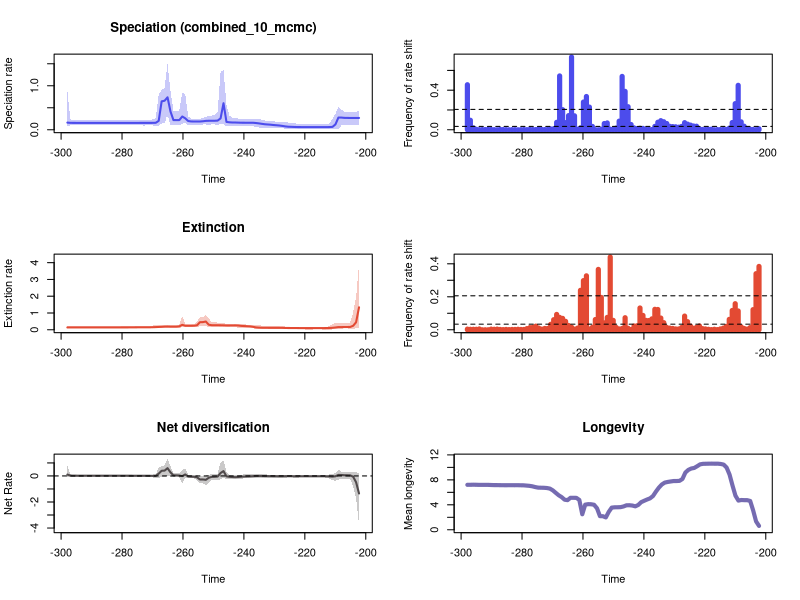

Write the R code that produced this figure.


pdf(file='C:/Users/SimoesLabAdmin/Documents/BDNN_Arielli/updated_occurrence_analyses/model_2_and_5/200_its/synapsida_200/RTT_plots.pdf',width=10, height=15)
par(mfrow=c(3,2))
library(scales)

time=c(-202.21563562, -203.18251686000002,-204.14939809999998,-205.11627934,-206.08316057999997,-207.05004182,-208.01692306,-208.98380429999997,-209.95068554,-210.91756678000002,-211.88444801999998,-212.85132926,-213.81821050000002,-214.78509173999998,-215.75197298,-216.71885421999997,-217.68573546,-218.6526167,-219.61949793999997,-220.58637918,-221.55326042000002,-222.52014165999998,-223.4870229,-224.45390414000002,-225.42078537999998,-226.38766662,-227.35454786000003,-228.3214291,-229.28831034,-230.25519157999997,-231.22207282,-232.18895406000001,-233.15583529999998,-234.12271654,-235.08959778000002,-236.05647901999998,-237.02336026,-237.99024150000002,-238.95712274,-239.92400398,-240.89088521999997,-241.85776646,-242.8246477,-243.79152893999998,-244.75841018,-245.72529142000002,-246.69217265999998,-247.6590539,-248.62593514000002,-249.59281638,-250.55969762,-251.52657885999997,-252.4934601,-253.46034134,-254.42722257999998,-255.39410382,-256.36098505999996,-257.3278663,-258.29474754,-259.26162878,-260.22851002,-261.19539126,-262.1622725,-263.12915374,-264.09603498,-265.06291622,-266.02979746,-266.99667869999996,-267.96355994,-268.93044118,-269.89732242,-270.86420366,-271.8310849,-272.79796613999997,-273.76484738,-274.73172862,-275.69860986,-276.6654911,-277.63237233999996,-278.59925358,-279.56613482,-280.53301606,-281.4998973,-282.46677854,-283.43365977999997,-284.40054102,-285.36742226,-286.33430350000003,-287.30118474,-288.26806598,-289.23494722,-290.20182846,-291.1687097,-292.13559094,-293.10247218,-294.06935341999997,-295.03623466,-296.0031159,-296.96999714000003,-297.93687838)
rate=c(0.2687860491136485, 0.2684323194175442,0.26831225288891625,0.26831225288891625,0.2693877319978879,0.27060781356838437,0.27734903539518063,0.27706514151055944,0.12301079380835808,0.0660837057749546,0.06171581958205036,0.06056209878409757,0.06052678445837355,0.06051009231706689,0.06049582978082324,0.06042377286107546,0.06042377286107546,0.06056209878409757,0.06086635395258553,0.06112740854548153,0.061242433883847425,0.061753960501063555,0.06390780615881478,0.06681007705186229,0.06905740747896846,0.07626714641384987,0.08704264561480567,0.09653972487222391,0.10235878702473762,0.10757829167114918,0.11551203839038479,0.12047820435342835,0.1254411944949209,0.135141335660355,0.14510005602641785,0.15339380206185593,0.15933765422354074,0.15954622702190435,0.1596542405427141,0.15974061350104563,0.16026884499780025,0.16227788547313413,0.16502458029230455,0.16542521905980268,0.1696714984385542,0.17869059795680242,0.6036298731510128,0.25874484639123013,0.2085075253143252,0.20486519281346077,0.20475056627168348,0.20430055409588888,0.20204268711886048,0.19332369155538326,0.1879502170319544,0.1879502170319544,0.1879502170319544,0.18923753730867304,0.19889591241830995,0.2608029916395066,0.3014864902192229,0.22035390277681152,0.22021707079144792,0.22068842681788325,0.415009761390976,0.7376008987303375,0.6602432196787396,0.6457504107591643,0.20198277927928882,0.1588030566411858,0.15717994897591925,0.15697143236504343,0.1569302496765102,0.15689099624859154,0.1568839022070621,0.15655051459081276,0.15644440802733572,0.15638457485394242,0.15610208457411165,0.15610208457411165,0.15607100732879975,0.15607100732879975,0.15603005417669344,0.15603005417669344,0.15593527001491692,0.15603005417669344,0.15603005417669344,0.15603005417669344,0.15607100732879975,0.15638457485394242,0.15638457485394242,0.15638457485394242,0.15644440802733572,0.15651882370363512,0.15655051459081276,0.1566138011698249,0.1566138011698249,0.1568866168432867,0.1574958996307537,0.16276694912505074)
minHPD=c(0.0992844221304142, 0.0975615583099531,0.0975615583099531,0.10057404702742104,0.10057404702742104,0.0975615583099531,0.0975615583099531,0.012605897604955901,0.011263108198004803,0.011451070382537513,0.011451070382537513,0.01554198756901734,0.01554198756901734,0.01744010013585533,0.01839767971967194,0.01839767971967194,0.01839767971967194,0.019295627892272304,0.019902347059542806,0.017916556702126208,0.019902347059542806,0.017916556702126208,0.019902347059542806,0.01839767971967194,0.019902347059542806,0.023725177454830805,0.032025204453669916,0.03309812089981593,0.03757726056144107,0.03944214953269,0.03861094551351633,0.039755485672068984,0.03944214953269,0.04213258444229106,0.05082326688374917,0.06059152744494904,0.0839882954211647,0.0839882954211647,0.0839882954211647,0.0841350698904608,0.08449765714116804,0.08540548205158607,0.08449765714116804,0.08795038417119556,0.0839882954211647,0.0801725954615504,0.12058961477097924,0.1325581258575156,0.11369270475704515,0.12057440238920118,0.12057440238920118,0.11576098664649735,0.12057440238920118,0.120094122907171,0.11501807036540615,0.11501807036540615,0.11501807036540615,0.11501807036540615,0.10570277322536684,0.15805490149787338,0.14072272596169655,0.09950275070971716,0.10013328373874582,0.0980097430029941,0.10052181752497823,0.35260414072918855,0.14309980110170104,0.14309980110170104,0.09487159365711796,0.08409395307180252,0.09856389699940697,0.09719848897500981,0.1000909145007293,0.09639680026626568,0.09856389699940697,0.1000909145007293,0.10174125140870105,0.1038735396104209,0.10554431638332482,0.10554431638332482,0.10554431638332482,0.10554431638332482,0.10554431638332482,0.10554431638332482,0.10554431638332482,0.10554431638332482,0.10554431638332482,0.10554431638332482,0.10554431638332482,0.10660753855850547,0.10660753855850547,0.10660753855850547,0.10660753855850547,0.10556595592767015,0.10556595592767015,0.10556595592767015,0.10453554985043398,0.10556595592767015,0.09890197614965333,0.08409395307180252)
maxHPD=c(0.42319199234912963, 0.41115477583140525,0.41115477583140525,0.41140998123936096,0.41140998123936096,0.4152534465253595,0.45349287713451575,0.5239499795348549,0.3583580820167121,0.2548693103921549,0.14358816817259554,0.13712321371413877,0.13606298885652554,0.1377252836850487,0.1377252836850487,0.1377252836850487,0.1377252836850487,0.1384750291540618,0.13959742702649103,0.13743436133843584,0.13959742702649103,0.13959742702649103,0.14577765168888895,0.153577059857705,0.16450999182035386,0.17277872022441376,0.18055392318270735,0.18378940747162262,0.18784343727658903,0.18834345338337155,0.19109574971895996,0.19650960251723212,0.21020465394980897,0.22978805234967475,0.2484928159332873,0.25186943266360007,0.25361807358578353,0.25361807358578353,0.25361807358578353,0.25186943266360007,0.2519433004273863,0.2564056677127268,0.25959853566875246,0.26674106232648626,0.3253966721802296,0.5676112601533241,1.3637206713588401,1.3115178466653101,0.4102721172802104,0.33913007699344627,0.32200594836098984,0.3134037142583643,0.29605421402553245,0.26158630681147826,0.25083260931115603,0.25083260931115603,0.25083260931115603,0.2531784678005521,0.3047755842033251,0.8148624471812539,0.8494121680446509,0.4378342535326911,0.437392059369498,0.4378342535326911,0.8807226770964113,1.5029122423736698,0.9515701085707341,0.9060756591528046,0.8035253212579779,0.26020818379886435,0.23541015298858606,0.22859715761299212,0.22781372502191838,0.22223163741104396,0.2232745112436568,0.22169582111086897,0.22223163741104396,0.22223163741104396,0.22223163741104396,0.2221328271450131,0.22114443690108457,0.22114443690108457,0.22114443690108457,0.22114443690108457,0.22114443690108457,0.22114443690108457,0.22114443690108457,0.22114443690108457,0.22114443690108457,0.22223163741104396,0.22223163741104396,0.22223163741104396,0.22223163741104396,0.2221328271450131,0.2221328271450131,0.22223163741104396,0.22223163741104396,0.2270246570774322,0.23541015298858606,0.8899309981981475)
remove_na = !is.na(rate)
time = time[remove_na]
plot(time,time,type = 'n', ylim = c(0, 1.653203466611037), xlim = c(-298.420319,-201.732195), ylab = 'Speciation rate', xlab = 'Time',main='Speciation (combined_10_mcmc)' )
polygon(c(time, rev(time)), c(maxHPD[remove_na], rev(minHPD[remove_na])), col = alpha('#4c4cec',0.3), border = NA)
lines(time,rate[remove_na], col = '#4c4cec', lwd=2)
mids=c(-202.22051885858585, -203.19716657575756,-204.17381429292928,-205.150462010101,-206.1271097272727,-207.10375744444443,-208.08040516161614,-209.05705287878786,-210.0337005959596,-211.01034831313132,-211.98699603030303,-212.96364374747475,-213.94029146464646,-214.91693918181818,-215.8935868989899,-216.8702346161616,-217.84688233333333,-218.82353005050504,-219.80017776767676,-220.77682548484847,-221.7534732020202,-222.7301209191919,-223.70676863636365,-224.68341635353536,-225.66006407070708,-226.6367117878788,-227.6133595050505,-228.59000722222223,-229.56665493939394,-230.54330265656566,-231.51995037373737,-232.4965980909091,-233.4732458080808,-234.44989352525252,-235.42654124242424,-236.40318895959595,-237.37983667676767,-238.35648439393938,-239.3331321111111,-240.3097798282828,-241.28642754545453,-242.26307526262624,-243.239722979798,-244.2163706969697,-245.19301841414142,-246.16966613131314,-247.14631384848485,-248.12296156565657,-249.09960928282828,-250.076257,-251.0529047171717,-252.02955243434343,-253.00620015151515,-253.9828478686869,-254.9594955858586,-255.93614330303032,-256.912791020202,-257.8894387373738,-258.86608645454544,-259.8427341717172,-260.81938188888887,-261.79602960606064,-262.7726773232323,-263.7493250404041,-264.72597275757573,-265.7026204747475,-266.67926819191916,-267.65591590909094,-268.6325636262626,-269.60921134343437,-270.585859060606,-271.5625067777778,-272.53915449494946,-273.51580221212123,-274.4924499292929,-275.46909764646466,-276.4457453636363,-277.4223930808081,-278.39904079797975,-279.3756885151515,-280.3523362323232,-281.32898394949495,-282.3056316666666,-283.2822793838384,-284.25892710101016,-285.2355748181818,-286.2122225353536,-287.18887025252525,-288.165517969697,-289.1421656868687,-290.11881340404045,-291.0954611212121,-292.0721088383839,-293.04875655555554,-294.0254042727273,-295.002051989899,-295.97869970707075,-296.9553474242424,-297.9319951414142)
counts=c(0.01, 0.001,0.003,0.006,0.011,0.036,0.08,0.449,0.264,0.073,0.016,0.003,0.003,0.002,0.002,0.0,0.006,0.005,0.003,0.003,0.009,0.036,0.038,0.047,0.057,0.072,0.034,0.026,0.03,0.032,0.035,0.063,0.081,0.092,0.076,0.034,0.002,0.004,0.005,0.014,0.015,0.012,0.019,0.053,0.233,0.388,0.539,0.087,0.017,0.005,0.006,0.069,0.063,0.005,0.0,0.001,0.034,0.229,0.336,0.28,0.019,0.005,0.141,0.735,0.143,0.072,0.203,0.544,0.075,0.01,0.008,0.003,0.002,0.003,0.007,0.002,0.002,0.004,0.001,0.002,0.001,0.0,0.001,0.001,0.0,0.001,0.002,0.004,0.0,0.001,0.003,0.004,0.002,0.002,0.001,0.005,0.019,0.096,0.455)
plot(mids,counts,type = 'h', xlim = c(-298.420319,-201.732195), ylim=c(0,0.735), ylab = 'Frequency of rate shift', xlab = 'Time',lwd=5,col='#4c4cec')
bf2 = 0.03391681721298597
bf6 = 0.2059784636689535
abline(h=bf2, lty=2)
abline(h=bf6, lty=2)

time=c(-202.21563562, -203.18251686000002,-204.14939809999998,-205.11627934,-206.08316057999997,-207.05004182,-208.01692306,-208.98380429999997,-209.95068554,-210.91756678000002,-211.88444801999998,-212.85132926,-213.81821050000002,-214.78509173999998,-215.75197298,-216.71885421999997,-217.68573546,-218.6526167,-219.61949793999997,-220.58637918,-221.55326042000002,-222.52014165999998,-223.4870229,-224.45390414000002,-225.42078537999998,-226.38766662,-227.35454786000003,-228.3214291,-229.28831034,-230.25519157999997,-231.22207282,-232.18895406000001,-233.15583529999998,-234.12271654,-235.08959778000002,-236.05647901999998,-237.02336026,-237.99024150000002,-238.95712274,-239.92400398,-240.89088521999997,-241.85776646,-242.8246477,-243.79152893999998,-244.75841018,-245.72529142000002,-246.69217265999998,-247.6590539,-248.62593514000002,-249.59281638,-250.55969762,-251.52657885999997,-252.4934601,-253.46034134,-254.42722257999998,-255.39410382,-256.36098505999996,-257.3278663,-258.29474754,-259.26162878,-260.22851002,-261.19539126,-262.1622725,-263.12915374,-264.09603498,-265.06291622,-266.02979746,-266.99667869999996,-267.96355994,-268.93044118,-269.89732242,-270.86420366,-271.8310849,-272.79796613999997,-273.76484738,-274.73172862,-275.69860986,-276.6654911,-277.63237233999996,-278.59925358,-279.56613482,-280.53301606,-281.4998973,-282.46677854,-283.43365977999997,-284.40054102,-285.36742226,-286.33430350000003,-287.30118474,-288.26806598,-289.23494722,-290.20182846,-291.1687097,-292.13559094,-293.10247218,-294.06935341999997,-295.03623466,-296.0031159,-296.96999714000003,-297.93687838)
rate=c(1.3388401402117045, 0.4462862079862362,0.23722945270710805,0.16840988514096572,0.16346935693495157,0.16187340918723322,0.16009549119106975,0.1599951735526629,0.1361818101215231,0.11686321401381816,0.1070785096503242,0.10266449829471441,0.10050195655251573,0.09973638796941665,0.09967257299857205,0.0996977483257723,0.0996977483257723,0.09973638796941665,0.0996977483257723,0.09973638796941665,0.10024683299725475,0.10231799749663505,0.10392651623433835,0.10424490785135464,0.10550511246848315,0.10771905100356508,0.11433078956644237,0.11686321401381816,0.11709771109600989,0.11709771109600989,0.11758277584254627,0.11812657728297271,0.11899638072115525,0.12111493087111425,0.12810146027834052,0.14134673446319793,0.17598453037485057,0.2026557779372269,0.2115515225648894,0.2214846644258056,0.23130363007354549,0.25355143806729274,0.2610136931899767,0.2579097831075766,0.2567314793728588,0.2569586670113918,0.2644571909302884,0.26857102295339186,0.269661459592444,0.27024171974481215,0.2716174978561027,0.2993111917955801,0.4914006070529571,0.45574816309392746,0.4512489223582308,0.2657725144631535,0.2425709784844825,0.23933890321965057,0.2390791567574651,0.24012955366054467,0.2940616422326896,0.20419335178409165,0.18761379877431833,0.18724896004984742,0.1869864323647705,0.19318733802822818,0.18923925483161486,0.17604276215298797,0.16862679344476222,0.15900635819055153,0.15301257089178505,0.1479948833468258,0.14689409727088087,0.14658933587537903,0.1464908765784534,0.14629881529962657,0.14482529430121194,0.14305611207218716,0.14212707769338448,0.14145810469002962,0.14082757684043687,0.14068757630120526,0.14022506953706443,0.14022506953706443,0.1400824176529077,0.1400824176529077,0.1400824176529077,0.14006271664456582,0.1400520665614572,0.1399833377224984,0.13984546044766866,0.13946586240118286,0.13914512505973073,0.13914512505973073,0.13914512505973073,0.13914512505973073,0.13891008154057854,0.13847921791754814,0.13847921791754814,0.13819236835348864)
minHPD=c(0.1005840969004761, 0.08600185922168756,0.05978053659526649,0.06866762447062613,0.07748038210407669,0.07748038210407669,0.07489652113786749,0.07489652113786749,0.0502631814766509,0.019742943459155816,0.002737767190968527,0.014710739093809383,0.014710739093809383,0.017645897781845277,0.018192192091616002,0.018192192091616002,0.015736101602910352,0.015736101602910352,0.015736101602910352,0.01932890674552248,0.01932890674552248,0.01888555332812913,0.02122438851413409,0.02122438851413409,0.02122438851413409,0.01932890674552248,0.0484844745079187,0.06714143607904352,0.06008478576239674,0.06714143607904352,0.06596608174177035,0.06714143607904352,0.06596608174177035,0.06008478576239674,0.06596608174177035,0.07145907797194906,0.08029357578454015,0.08519444308127344,0.0880711381763085,0.08766115297514114,0.0945023424237976,0.12525688358553563,0.1505918896433044,0.15587175056329547,0.15587175056329547,0.15627346893136915,0.1558736494244624,0.15627346893136915,0.1519639842727648,0.15627346893136915,0.15627346893136915,0.1598050609038752,0.2313738723983306,0.23757480936670825,0.23407964368488132,0.15025496626162263,0.1551547198185588,0.15835841559338895,0.15804638486597894,0.15232754875065874,0.17715603455487183,0.10771938147781569,0.12082050302823126,0.115190831998494,0.11615524143945838,0.11615524143945838,0.10771938147781569,0.10757350370317044,0.10098178953925184,0.08607457091576699,0.09088290514108176,0.08719566948190333,0.08144209072544578,0.07907675096395457,0.08144209072544578,0.08144209072544578,0.07573116547636367,0.08135684698222646,0.08135684698222646,0.08135684698222646,0.08135684698222646,0.08135684698222646,0.08135684698222646,0.08135684698222646,0.08135684698222646,0.08135684698222646,0.08135684698222646,0.08135684698222646,0.08135684698222646,0.08123396823758879,0.08123396823758879,0.08123396823758879,0.07907675096395457,0.07907675096395457,0.07907675096395457,0.07907675096395457,0.07907675096395457,0.07907675096395457,0.07907675096395457,0.08056801792841714)
maxHPD=c(3.9412873201292564, 1.927257587373918,1.039577088731692,0.4327198116268513,0.42994681595952394,0.42994681595952394,0.42814983127047657,0.4327198116268513,0.41086045781824876,0.3278155034705718,0.22168393848700205,0.17492395392429436,0.16105087213227604,0.16105087213227604,0.16008730040156277,0.16008730040156277,0.1573886971367092,0.1573886971367092,0.1573886971367092,0.16008730040156277,0.15990304670376304,0.1638858053954246,0.16818076856235067,0.16958857652644543,0.1749190689948379,0.18675635828415524,0.22517545688688848,0.23471274278301665,0.2282861539578194,0.23471274278301665,0.23274726571567794,0.23471274278301665,0.23612561262367315,0.2483992427805109,0.2772935349591538,0.29567810463267125,0.30583033988348385,0.3092735708379692,0.31293490740394,0.3181989540704837,0.3271036757419447,0.3520658966098278,0.3630856621604108,0.34931593781755493,0.34931593781755493,0.3510989597888556,0.40013956885895813,0.43191283467052755,0.43311195653241696,0.44228588944922054,0.4570569061203061,0.6632980480935632,0.8662687189983949,0.7425824374013152,0.7375226783566725,0.512844359145703,0.3376403913117357,0.3376403913117357,0.3370173051490601,0.33743540095226426,0.8158668116074316,0.3061924439079226,0.29805180516388907,0.29180013647332714,0.29180013647332714,0.3038740577374522,0.29805180516388907,0.28768010708622616,0.27997177214356855,0.2571232888476653,0.25445574077057365,0.24061068409139444,0.23006775099707183,0.22550875195180453,0.22550875195180453,0.22506816202747085,0.21313664669118876,0.2084769661267979,0.20652474408655883,0.20324438214457027,0.20119199723091785,0.20011451003051814,0.19918000723028123,0.1985024756614764,0.1985024756614764,0.19918000723028123,0.19918000723028123,0.19918000723028123,0.1985024756614764,0.19918000723028123,0.19918000723028123,0.19960772516144745,0.19918000723028123,0.19918000723028123,0.19918000723028123,0.19960772516144745,0.20011451003051814,0.20119199723091785,0.20324438214457027,0.20652474408655883)
remove_na = !is.na(rate)
time = time[remove_na]
plot(time,time,type = 'n', ylim = c(0, 4.3354160521421825), xlim = c(-298.420319,-201.732195), ylab = 'Extinction rate', xlab = 'Time',main='Extinction' )
polygon(c(time, rev(time)), c(maxHPD[remove_na], rev(minHPD[remove_na])), col = alpha('#e34a33',0.3), border = NA)
lines(time,rate[remove_na], col = '#e34a33', lwd=2)
mids=c(-202.22051885858585, -203.19716657575756,-204.17381429292928,-205.150462010101,-206.1271097272727,-207.10375744444443,-208.08040516161614,-209.05705287878786,-210.0337005959596,-211.01034831313132,-211.98699603030303,-212.96364374747475,-213.94029146464646,-214.91693918181818,-215.8935868989899,-216.8702346161616,-217.84688233333333,-218.82353005050504,-219.80017776767676,-220.77682548484847,-221.7534732020202,-222.7301209191919,-223.70676863636365,-224.68341635353536,-225.66006407070708,-226.6367117878788,-227.6133595050505,-228.59000722222223,-229.56665493939394,-230.54330265656566,-231.51995037373737,-232.4965980909091,-233.4732458080808,-234.44989352525252,-235.42654124242424,-236.40318895959595,-237.37983667676767,-238.35648439393938,-239.3331321111111,-240.3097798282828,-241.28642754545453,-242.26307526262624,-243.239722979798,-244.2163706969697,-245.19301841414142,-246.16966613131314,-247.14631384848485,-248.12296156565657,-249.09960928282828,-250.076257,-251.0529047171717,-252.02955243434343,-253.00620015151515,-253.9828478686869,-254.9594955858586,-255.93614330303032,-256.912791020202,-257.8894387373738,-258.86608645454544,-259.8427341717172,-260.81938188888887,-261.79602960606064,-262.7726773232323,-263.7493250404041,-264.72597275757573,-265.7026204747475,-266.67926819191916,-267.65591590909094,-268.6325636262626,-269.60921134343437,-270.585859060606,-271.5625067777778,-272.53915449494946,-273.51580221212123,-274.4924499292929,-275.46909764646466,-276.4457453636363,-277.4223930808081,-278.39904079797975,-279.3756885151515,-280.3523362323232,-281.32898394949495,-282.3056316666666,-283.2822793838384,-284.25892710101016,-285.2355748181818,-286.2122225353536,-287.18887025252525,-288.165517969697,-289.1421656868687,-290.11881340404045,-291.0954611212121,-292.0721088383839,-293.04875655555554,-294.0254042727273,-295.002051989899,-295.97869970707075,-296.9553474242424,-297.9319951414142)
counts=c(0.384, 0.34,0.122,0.013,0.004,0.008,0.018,0.114,0.158,0.117,0.063,0.02,0.01,0.005,0.001,0.003,0.001,0.003,0.005,0.007,0.023,0.015,0.009,0.022,0.049,0.083,0.014,0.005,0.005,0.008,0.01,0.014,0.043,0.071,0.123,0.124,0.066,0.056,0.057,0.087,0.132,0.024,0.023,0.002,0.009,0.073,0.008,0.005,0.014,0.057,0.441,0.075,0.042,0.196,0.366,0.062,0.015,0.005,0.327,0.298,0.239,0.01,0.004,0.016,0.026,0.051,0.069,0.075,0.093,0.061,0.033,0.008,0.008,0.004,0.01,0.022,0.015,0.013,0.007,0.002,0.002,0.003,0.002,0.002,0.001,0.002,0.001,0.002,0.004,0.003,0.004,0.0,0.0,0.0,0.005,0.003,0.003,0.003,0.004)
plot(mids,counts,type = 'h', xlim = c(-298.420319,-201.732195), ylim=c(0,0.441), ylab = 'Frequency of rate shift', xlab = 'Time',lwd=5,col='#e34a33')
abline(h=bf2, lty=2)
abline(h=bf6, lty=2)
#Net Diversification Rate
time=c(-202.21563562, -203.18251686000002,-204.14939809999998,-205.11627934,-206.08316057999997,-207.05004182,-208.01692306,-208.98380429999997,-209.95068554,-210.91756678000002,-211.88444801999998,-212.85132926,-213.81821050000002,-214.78509173999998,-215.75197298,-216.71885421999997,-217.68573546,-218.6526167,-219.61949793999997,-220.58637918,-221.55326042000002,-222.52014165999998,-223.4870229,-224.45390414000002,-225.42078537999998,-226.38766662,-227.35454786000003,-228.3214291,-229.28831034,-230.25519157999997,-231.22207282,-232.18895406000001,-233.15583529999998,-234.12271654,-235.08959778000002,-236.05647901999998,-237.02336026,-237.99024150000002,-238.95712274,-239.92400398,-240.89088521999997,-241.85776646,-242.8246477,-243.79152893999998,-244.75841018,-245.72529142000002,-246.69217265999998,-247.6590539,-248.62593514000002,-249.59281638,-250.55969762,-251.52657885999997,-252.4934601,-253.46034134,-254.42722257999998,-255.39410382,-256.36098505999996,-257.3278663,-258.29474754,-259.26162878,-260.22851002,-261.19539126,-262.1622725,-263.12915374,-264.09603498,-265.06291622,-266.02979746,-266.99667869999996,-267.96355994,-268.93044118,-269.89732242,-270.86420366,-271.8310849,-272.79796613999997,-273.76484738,-274.73172862,-275.69860986,-276.6654911,-277.63237233999996,-278.59925358,-279.56613482,-280.53301606,-281.4998973,-282.46677854,-283.43365977999997,-284.40054102,-285.36742226,-286.33430350000003,-287.30118474,-288.26806598,-289.23494722,-290.20182846,-291.1687097,-292.13559094,-293.10247218,-294.06935341999997,-295.03623466,-296.0031159,-296.96999714000003,-297.93687838)
net_rate=c(-1.3464825041499222, -0.4837227730725013,-0.059416666968048634,0.045152280317275584,0.05207861652490937,0.05498931762874331,0.07330408005366448,0.07917023072424763,-0.025904902107071994,-0.051224228831819436,-0.03990438670069768,-0.0313887337486889,-0.027211803254566073,-0.026502069771649563,-0.026365824186687512,-0.026472770167592162,-0.026388816155632117,-0.025920526974631486,-0.025769766179796195,-0.02564366764763703,-0.026257022422133295,-0.02813690352418273,-0.02756773121522231,-0.02371870018209522,-0.021504620674405863,-0.01944893403397998,-0.02541217182946125,-0.02524736718680219,-0.023536285425552122,-0.020199565800259573,-0.016874934447272893,-0.013929550603432251,-0.009848310837091862,-0.0038474564689232453,0.00016382726170602102,-0.004017485889440714,-0.01837369569754439,-0.03181963463372968,-0.03942687898494611,-0.048536625595992006,-0.05837363210719787,-0.08145026911776457,-0.09385082774317935,-0.08372003407080122,-0.06651462045150955,-0.03207708113024034,0.37134999832889914,0.22526386514629637,-0.04824740501883241,-0.06538126244449133,-0.07105298917220408,-0.13724431699280798,-0.2978048531778089,-0.26995815816622676,-0.27184636997650147,-0.10394288491741253,-0.06340343303806867,-0.057816803148467856,-0.0446092971143992,0.1141879695654842,-0.015217937073208725,0.03229522882717759,0.04477324035645822,0.04713074299282657,0.2741724917689904,0.5980637781580352,0.409297005580735,0.39780851068736084,0.1771527358372146,0.002496051662370662,0.005285895716813015,0.010824596749750665,0.01188751170840724,0.012448207077747603,0.012294467798979462,0.0114100479206354,0.013165381827342903,0.015397139784769824,0.016447425375140278,0.016936330888418765,0.017649345775595737,0.017750857313687585,0.017985173692434107,0.01787432415672208,0.017908581374037027,0.017912353670430214,0.017823937758894765,0.017911893262413707,0.018087117516686804,0.01868543821439276,0.01870113003101397,0.01902128703627401,0.01953955206254112,0.019646041190135664,0.01991139007094379,0.020140853745398552,0.020535154746614475,0.022329026210650204,0.03052001789517791,0.10590291059552769)
net_minHPD=c(-3.7577449057782912, -1.6817652246044217,-0.8152654553902149,-0.21180646184233828,-0.2407367792437077,-0.21475258509948053,-0.2407367792437077,-0.28387373601882837,-0.36165324871778604,-0.32524786540516554,-0.21454952070899463,-0.1300998642382527,-0.10843061304994639,-0.10843061304994639,-0.11033477112743753,-0.11033477112743753,-0.10843061304994639,-0.11223963189531473,-0.11223963189531473,-0.1115525278000155,-0.10843061304994639,-0.13385363292340188,-0.12888654177520026,-0.10843061304994639,-0.10843061304994639,-0.13082070329165177,-0.14083865009123597,-0.14083865009123597,-0.13978065436442966,-0.13257254349135922,-0.13257254349135922,-0.13978065436442966,-0.1324281793283451,-0.1359603672483981,-0.14637722382923046,-0.16881098398197875,-0.17407924683717693,-0.18161948337627606,-0.18853131967218367,-0.191132913340408,-0.2036533936185086,-0.21537115980407312,-0.21848933172350457,-0.22278828001171805,-0.24073603893483286,-0.2580392280121541,-0.15640739739132192,-0.2675244371563333,-0.32737570682667216,-0.29395061829635516,-0.30906365407500364,-0.5014900260142885,-0.7197971001773243,-0.5662469029383105,-0.5580975821074269,-0.3380345088875266,-0.18054975026039397,-0.17043860972235314,-0.16825763235095798,-0.16374105050855023,-0.5955660976906447,-0.11382293324590909,-0.0774032251365214,-0.07115191403270509,-0.06877250744499216,0.06437379036919083,-0.10908988688473215,-0.09777012028486418,-0.12936808281205567,-0.14108206992712372,-0.11449839660563685,-0.10094896777305533,-0.09743135126149617,-0.09743135126149617,-0.09743135126149617,-0.09477534825826697,-0.0864080051594884,-0.06541574366018518,-0.05808073438931702,-0.05808073438931702,-0.05808073438931702,-0.05808073438931702,-0.05808073438931702,-0.05808073438931702,-0.05808073438931702,-0.05808073438931702,-0.05808073438931702,-0.05808073438931702,-0.05808073438931702,-0.05656159900196246,-0.05656159900196246,-0.055883275169425484,-0.05793929272701043,-0.05656159900196246,-0.05656159900196246,-0.05430456247096421,-0.055883275169425484,-0.05793929272701043,-0.07720244873247412,-0.09447249772057423)
net_maxHPD=c(0.20019709306932534, 0.31834657969652425,0.3192557955888461,0.3192557955888461,0.2631056165423589,0.29450862210208484,0.3192557955888461,0.4846767439957488,0.24172992836969365,0.14912867853425732,0.11612937009779137,0.09599391321732934,0.08267540296095513,0.07629653075288892,0.0666201101862352,0.0666201101862352,0.0666201101862352,0.0666201101862352,0.07037067293804371,0.07037067293804371,0.0775174708796745,0.057303192482540885,0.0666201101862352,0.09409358300271442,0.10969565917736636,0.10175796827305052,0.10298813249032149,0.09646274139791894,0.10298813249032149,0.10571503107175641,0.10571503107175641,0.10700115709004511,0.1272120222204804,0.14264458461389007,0.16049121453555573,0.14465469130174125,0.14360574392810826,0.1366900247737835,0.12802854330438468,0.1208784924324936,0.08979988626447885,0.07995907795938995,0.08561478090026331,0.06916572584515343,0.10675512354843852,0.3335221279928337,1.1657529585776367,1.037827743268115,0.1808295806712224,0.12643844568420332,0.12308705435009343,0.10582439039246214,0.03117837336177498,-0.02654351045084119,-0.02654351045084119,0.061659106205700975,0.05420021401729583,0.05460259048749788,0.07578789958827481,0.5891138713066895,0.43748716414454547,0.22251574787327527,0.2060748152946547,0.20913128251591678,0.7355408889614184,1.320397509315238,0.80853149824086,0.7498373353983729,0.6603099471641326,0.1253768589064923,0.10908588811550551,0.10908588811550551,0.09842370593409033,0.09572141394020323,0.09236852377833323,0.09236852377833323,0.09639311759415138,0.103939060146114,0.10472506904344525,0.10139199939463536,0.09842370593409033,0.09749438299298828,0.09572141394020323,0.09572141394020323,0.09572141394020323,0.09572141394020323,0.09572141394020323,0.09572141394020323,0.09572141394020323,0.09639311759415138,0.09639311759415138,0.09639311759415138,0.09639311759415138,0.09954204719543927,0.10037001381899416,0.103939060146114,0.103939060146114,0.10540603860012532,0.1146044201996304,0.7699609347798902)
remove_na = !is.na(net_rate)
time = time[remove_na]
plot(time,time,type = 'n', ylim = c(-4.133519396356121, 1.452437260246762), xlim = c(-298.420319,-201.732195), ylab = 'Net Rate', xlab = 'Time',lwd=2, main='Net diversification', col= '#504A4B' )
polygon(c(time, rev(time)), c(net_maxHPD[remove_na], rev(net_minHPD[remove_na])), col = alpha('#504A4B',0.3), border = NA)
lines(time,net_rate[remove_na], col = '#504A4B', lwd=2)
abline(h=0,lty=2)


time=c(-202.21563562, -203.18251686000002,-204.14939809999998,-205.11627934,-206.08316057999997,-207.05004182,-208.01692306,-208.98380429999997,-209.95068554,-210.91756678000002,-211.88444801999998,-212.85132926,-213.81821050000002,-214.78509173999998,-215.75197298,-216.71885421999997,-217.68573546,-218.6526167,-219.61949793999997,-220.58637918,-221.55326042000002,-222.52014165999998,-223.4870229,-224.45390414000002,-225.42078537999998,-226.38766662,-227.35454786000003,-228.3214291,-229.28831034,-230.25519157999997,-231.22207282,-232.18895406000001,-233.15583529999998,-234.12271654,-235.08959778000002,-236.05647901999998,-237.02336026,-237.99024150000002,-238.95712274,-239.92400398,-240.89088521999997,-241.85776646,-242.8246477,-243.79152893999998,-244.75841018,-245.72529142000002,-246.69217265999998,-247.6590539,-248.62593514000002,-249.59281638,-250.55969762,-251.52657885999997,-252.4934601,-253.46034134,-254.42722257999998,-255.39410382,-256.36098505999996,-257.3278663,-258.29474754,-259.26162878,-260.22851002,-261.19539126,-262.1622725,-263.12915374,-264.09603498,-265.06291622,-266.02979746,-266.99667869999996,-267.96355994,-268.93044118,-269.89732242,-270.86420366,-271.8310849,-272.79796613999997,-273.76484738,-274.73172862,-275.69860986,-276.6654911,-277.63237233999996,-278.59925358,-279.56613482,-280.53301606,-281.4998973,-282.46677854,-283.43365977999997,-284.40054102,-285.36742226,-286.33430350000003,-287.30118474,-288.26806598,-289.23494722,-290.20182846,-291.1687097,-292.13559094,-293.10247218,-294.06935341999997,-295.03623466,-296.0031159,-296.96999714000003,-297.93687838)
rate=c(0.6192872106549748, 1.341068136533109,3.112415079664234,4.616829250116454,4.743340151367185,4.74688351566309,4.769747968685352,4.677809182718692,5.463284088990702,7.090003562904513,8.843398056362938,9.96803376219272,10.444068980786948,10.547082510667765,10.593330611904873,10.589068975575426,10.598490979192004,10.592908523433426,10.580524755239384,10.56855322211944,10.485229528125167,10.185322455170418,9.909574631633378,9.817830993695623,9.595964962388729,9.171129631870297,8.139787354377605,7.838216471650014,7.813678506510464,7.809793756545919,7.740675332073787,7.665199031530964,7.559399226948446,7.256105469758898,6.751249058042209,6.11238501250989,5.4051805238662185,5.03449837707533,4.849569486320929,4.643915683355728,4.427151666663009,3.976889910876068,3.754254758182559,3.8832013355442974,3.9322125678395503,3.9208780198170934,3.7366065731445657,3.6253687768693923,3.6088139734503613,3.602358673053528,3.550045681750973,2.8773133496054046,1.982958558351745,2.170647440417854,2.1835719314779265,3.447541952337178,4.00765810453064,4.0894299487642565,4.103890371021254,4.0270314296641745,2.4843663418810364,4.782264795988649,5.113895736082731,5.125539370061536,5.123830141774988,4.749044597457122,4.820948930614444,5.233340551835989,5.528745804306604,5.920164529147687,6.318929088132755,6.59897119938061,6.690137395387718,6.7282683947176825,6.739608902220039,6.7555885123150405,6.848466437087818,6.969688689265188,7.043656398611903,7.08544998139931,7.1253141159818565,7.130836191872827,7.145725345265263,7.140069693655801,7.144277093318234,7.142516997890976,7.138009258310216,7.142154324887569,7.148811441163818,7.158730028896888,7.1598939464663385,7.1763442099985895,7.196801336280352,7.196801336280352,7.196801336280352,7.194683928100661,7.21134262323582,7.221650945491288,7.207470859445197,7.204258996568182)
minHPD=c(0.6192872106549748, 1.341068136533109,3.112415079664234,4.616829250116454,4.743340151367185,4.74688351566309,4.769747968685352,4.677809182718692,5.463284088990702,7.090003562904513,8.843398056362938,9.96803376219272,10.444068980786948,10.547082510667765,10.593330611904873,10.589068975575426,10.598490979192004,10.592908523433426,10.580524755239384,10.56855322211944,10.485229528125167,10.185322455170418,9.909574631633378,9.817830993695623,9.595964962388729,9.171129631870297,8.139787354377605,7.838216471650014,7.813678506510464,7.809793756545919,7.740675332073787,7.665199031530964,7.559399226948446,7.256105469758898,6.751249058042209,6.11238501250989,5.4051805238662185,5.03449837707533,4.849569486320929,4.643915683355728,4.427151666663009,3.976889910876068,3.754254758182559,3.8832013355442974,3.9322125678395503,3.9208780198170934,3.7366065731445657,3.6253687768693923,3.6088139734503613,3.602358673053528,3.550045681750973,2.8773133496054046,1.982958558351745,2.170647440417854,2.1835719314779265,3.447541952337178,4.00765810453064,4.0894299487642565,4.103890371021254,4.0270314296641745,2.4843663418810364,4.782264795988649,5.113895736082731,5.125539370061536,5.123830141774988,4.749044597457122,4.820948930614444,5.233340551835989,5.528745804306604,5.920164529147687,6.318929088132755,6.59897119938061,6.690137395387718,6.7282683947176825,6.739608902220039,6.7555885123150405,6.848466437087818,6.969688689265188,7.043656398611903,7.08544998139931,7.1253141159818565,7.130836191872827,7.145725345265263,7.140069693655801,7.144277093318234,7.142516997890976,7.138009258310216,7.142154324887569,7.148811441163818,7.158730028896888,7.1598939464663385,7.1763442099985895,7.196801336280352,7.196801336280352,7.196801336280352,7.194683928100661,7.21134262323582,7.221650945491288,7.207470859445197,7.204258996568182)
maxHPD=c(0.6192872106549748, 1.341068136533109,3.112415079664234,4.616829250116454,4.743340151367185,4.74688351566309,4.769747968685352,4.677809182718692,5.463284088990702,7.090003562904513,8.843398056362938,9.96803376219272,10.444068980786948,10.547082510667765,10.593330611904873,10.589068975575426,10.598490979192004,10.592908523433426,10.580524755239384,10.56855322211944,10.485229528125167,10.185322455170418,9.909574631633378,9.817830993695623,9.595964962388729,9.171129631870297,8.139787354377605,7.838216471650014,7.813678506510464,7.809793756545919,7.740675332073787,7.665199031530964,7.559399226948446,7.256105469758898,6.751249058042209,6.11238501250989,5.4051805238662185,5.03449837707533,4.849569486320929,4.643915683355728,4.427151666663009,3.976889910876068,3.754254758182559,3.8832013355442974,3.9322125678395503,3.9208780198170934,3.7366065731445657,3.6253687768693923,3.6088139734503613,3.602358673053528,3.550045681750973,2.8773133496054046,1.982958558351745,2.170647440417854,2.1835719314779265,3.447541952337178,4.00765810453064,4.0894299487642565,4.103890371021254,4.0270314296641745,2.4843663418810364,4.782264795988649,5.113895736082731,5.125539370061536,5.123830141774988,4.749044597457122,4.820948930614444,5.233340551835989,5.528745804306604,5.920164529147687,6.318929088132755,6.59897119938061,6.690137395387718,6.7282683947176825,6.739608902220039,6.7555885123150405,6.848466437087818,6.969688689265188,7.043656398611903,7.08544998139931,7.1253141159818565,7.130836191872827,7.145725345265263,7.140069693655801,7.144277093318234,7.142516997890976,7.138009258310216,7.142154324887569,7.148811441163818,7.158730028896888,7.1598939464663385,7.1763442099985895,7.196801336280352,7.196801336280352,7.196801336280352,7.194683928100661,7.21134262323582,7.221650945491288,7.207470859445197,7.204258996568182)
remove_na = !is.na(rate)
time = time[remove_na]
plot(time,time,type = 'n', ylim = c(0, 11.658340077111205), xlim = c(-298.420319,-201.732195), ylab = 'Mean longevity', xlab = 'Time',main='Longevity' )
polygon(c(time, rev(time)), c(maxHPD[remove_na], rev(minHPD[remove_na])), col = alpha('#756bb1',0.3), border = NA)
lines(time,rate[remove_na], col = '#756bb1', lwd=4)

n <- dev.off()
